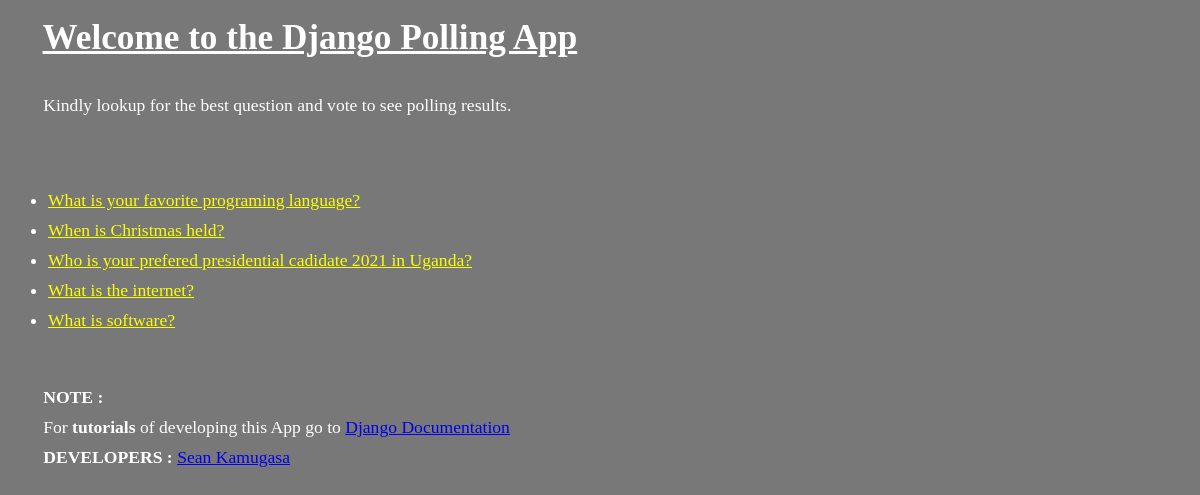
Screenshot of /polls/ with the database file from the repository.
### polls/models.py (models this page shows, shortened)
class Question(models.Model):
    question_text = models.CharField(max_length=200)
    pub_date = models.DateTimeField('date published')

### polls/views.py (the view)
# urls.py: path('', views.IndexView.as_view(), name='index'),
class IndexView(generic.ListView):
    template_name = 'polls/index.html'
    context_object_name = 'latest_question_list'
    def get_queryset(self):
        return Question.objects.filter(
            pub_date__lte=timezone.now()
        ).order_by('-pub_date')[:5]

### polls/templates/polls/index.html (shortened to what this page needs)
{% load static %}
{% block page_header %}
  <div class="jumbotron">
      <h1 class="display-3">&nbsp; &nbsp; <u>Welcome to the Django Polling App</u></h1>
      <p>
        &nbsp; &nbsp; &nbsp; &nbsp; Kindly lookup for the best question and vote to see polling results.
      </p>
  </div>
  {% endblock page_header %}
<link rel="stylesheet" type="text/css" href="{% static 'polls/style.css' %}">
{% if latest_question_list %}
    <ul>
        {% for question in latest_question_list %}
            <li><a href="{% url 'polls:detail' question.id %}">{{ question.question_text }}
            </a></li>
            {% endfor %}
    </ul>
    {% else %}
        <p>No polls are available.</p>
        {% endif %}
        <p class="lead">
            <br>&nbsp; &nbsp; &nbsp; &nbsp; <strong>NOTE :</strong>
            <br>&nbsp; &nbsp; &nbsp; &nbsp; For <strong>tutorials</strong> of developing this App go to  <a href='https://docs.djangoproject.com/en/3.2/intro/tutorial01/'>Django Documentation</a>
            <br>&nbsp; &nbsp; &nbsp; &nbsp; <strong>DEVELOPERS :</strong> <a href='https://seankamugasa.github.io/'>Sean Kamugasa</a>
          </p>

### polls/static/polls/style.css (style rules this page uses)
li a { color: rgb(251, 255, 4); }

### rows the page displays
Question: question_text "What is your favorite programing language?"
Question: question_text "When is Christmas held?"
Question: question_text "Who is your prefered presidential cadidate 2021 in Uganda?"
Question: question_text "What is the internet?"
Question: question_text "What is software?"
